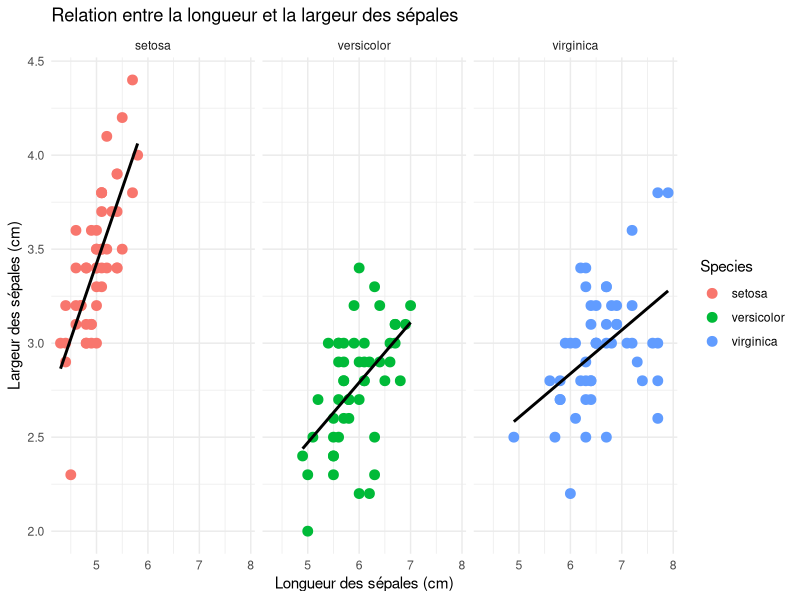

Reproduce this figure in R.
# visualisation.R

# Installer ggplot2 si ce n'est pas déjà fait
if(!require(ggplot2)) {
  install.packages("ggplot2")
}

# Charger ggplot2
library(ggplot2)

# Charger le dataset iris
data(iris)

# Créer le graphique de dispersion avec des facettes par espèce
ggplot(iris, aes(x = Sepal.Length, y = Sepal.Width, color = Species)) +
  geom_point(size = 3) +                                 # Points de dispersion
  facet_wrap(~ Species) +                                # Facettes par espèce
  geom_smooth(method = 'lm', se = FALSE, color = 'black') + # Ligne de régression
  labs(title = "Relation entre la longueur et la largeur des sépales",
       x = "Longueur des sépales (cm)",
       y = "Largeur des sépales (cm)") +
  theme_minimal()                                        # Thème minimal
